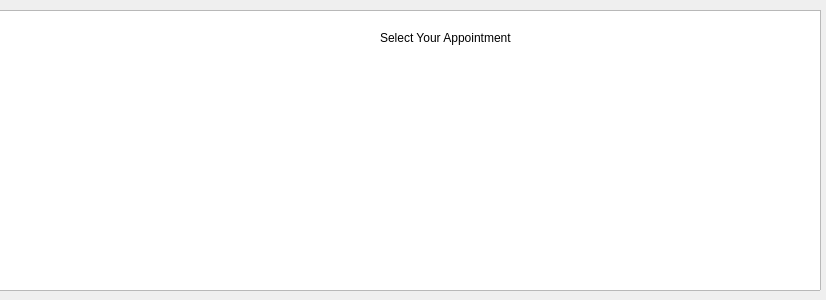
<?xml version="1.0" encoding="UTF-8"?>
<ui version="4.0">
 <class>AppointmentWindow</class>
 <widget class="QDialog" name="AppointmentWindow">
  <property name="geometry">
   <rect>
    <x>0</x>
    <y>0</y>
    <width>826</width>
    <height>300</height>
   </rect>
  </property>
  <property name="windowTitle">
   <string>Dialog</string>
  </property>
  <widget class="QTableWidget" name="DocTable">
   <property name="geometry">
    <rect>
     <x>-30</x>
     <y>10</y>
     <width>851</width>
     <height>281</height>
    </rect>
   </property>
  </widget>
  <widget class="QLabel" name="label">
   <property name="geometry">
    <rect>
     <x>380</x>
     <y>30</y>
     <width>151</width>
     <height>16</height>
    </rect>
   </property>
   <property name="text">
    <string>Select Your Appointment</string>
   </property>
  </widget>
 </widget>
 <resources/>
 <connections/>
</ui>
